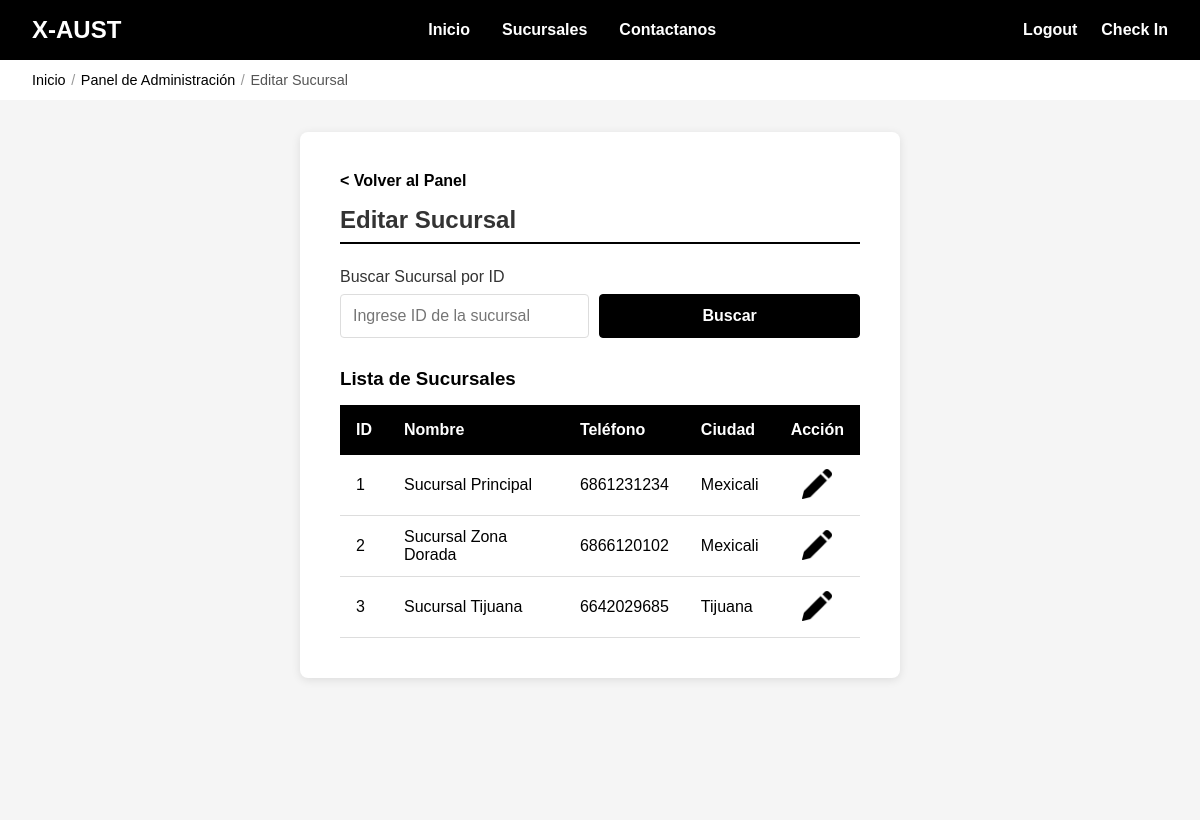
The page /admin/editarSucursal.php on the database its author committed.
### tables this page shows
CREATE TABLE `Sucursal` (
  `idSucursal` int NOT NULL AUTO_INCREMENT,
  `Nombre` varchar(100) NOT NULL,
  `Telefono` varchar(20) DEFAULT NULL,
  `Direccion` varchar(200) DEFAULT NULL,
  `Ciudad` varchar(100) DEFAULT NULL,
  `hrApertura` time NOT NULL,
  `hrCierre` time NOT NULL,
  PRIMARY KEY (`idSucursal`),
  CONSTRAINT `chk_horario_sucursal` CHECK ((`hrApertura` < `hrCierre`))
);

### admin/editarSucursal.php (the view, shortened to what this page needs)
<?php
include '../conexion.php';
$con = mysqli_connect($host, $user, $pw, $db);
$sucursal = null;
$urlVolver = 'index.php';
$textoVolver = '< Volver al Panel';
$columnaOrdenar = isset($_GET['ordenar']) ? $_GET['ordenar'] : 'idSucursal';
$ordenSQL = "ORDER BY " . $columnaOrdenar;
$sucursales = mysqli_query($con, "SELECT idSucursal, Nombre, Telefono, Direccion, Ciudad, hrApertura, hrCierre
                                FROM Sucursal
                                " . $ordenSQL);
?>
<!DOCTYPE html>
<html lang="es">
<head>
    <link href="../css/style.css" rel="stylesheet" />
    <link href="../css/admin.css" rel="stylesheet" />
</head>
<body>
    <header class="header-admin">
        <div class="nav-logo">
            <a href="index.php">X-AUST</a>
        </div>
        <ul class="nav-menu">
            <li><a href="../main/index.html">Inicio</a></li>
            <li><a href="../main/sucursales.html">Sucursales</a></li>
            <li><a href="../main/contactanos.html">Contactanos</a></li>
        </ul>
        <ul class="nav-acciones">
            <li><a href="../main/login.html">Logout</a></li>
            <li><a href="../main/checkIn.php">Check In</a></li>
        </ul>
    </header>
    <nav class="breadcrumb">
        <a href="../main/login.html">Inicio</a>
        <span class="breadcrumb-separator">/</span>
        <a href="index.php">Panel de Administración</a>
        <span class="breadcrumb-separator">/</span>
        <span>Editar Sucursal</span>
    </nav>
    <main class="form-container">
        <div class="form-wrapper">
            <a href="<?php echo htmlspecialchars($urlVolver); ?>" class="back-link"><?php echo htmlspecialchars($textoVolver); ?></a>
            <h2>Editar Sucursal</h2>
            <?php if (!$sucursal): ?>
                <div class="form-group">
                    <label for="buscar_sucursal">Buscar Sucursal por ID</label>
                    <form method="GET" style="display: flex; gap: 10px;">
                        <input type="number" id="buscar_sucursal" name="id" placeholder="Ingrese ID de la sucursal" required min="1">
                        <button type="submit" class="btn-submit">Buscar</button>
                    </form>
                </div>
                <div style="margin-top: 30px;">
                    <h3>Lista de Sucursales</h3>
                    <?php if ($sucursales && mysqli_num_rows($sucursales) > 0): ?>
                        <table style="width: 100%; margin-top: 15px;">
                            <thead>
                                <tr>
                                    <th data-columna="idSucursal">ID</th>
                                    <th data-columna="Nombre">Nombre</th>
                                    <th data-columna="Telefono">Teléfono</th>
                                    <th data-columna="Ciudad">Ciudad</th>
                                    <th>Acción</th>
                                </tr>
                            </thead>
                            <tbody>
                                <?php while($s = mysqli_fetch_assoc($sucursales)): ?>
                                    <tr>
                                        <td><?php echo htmlspecialchars($s['idSucursal']); ?></td>
                                        <td><?php echo htmlspecialchars($s['Nombre']); ?></td>
                                        <td><?php echo htmlspecialchars($s['Telefono']); ?></td>
                                        <td><?php echo htmlspecialchars($s['Ciudad']); ?></td>
                                        <td class="tabla-acciones">
                                            <a href="?id=<?php echo $s['idSucursal']; ?>&from=editarSucursal" class="table-icon-btn-lg">
                                                <img src="../assets/editar.png" alt="Editar sucursal" class="table-icon-icon-lg">
                                            </a>
                                        </td>
                                    </tr>
                                <?php endwhile; ?>
                            </tbody>
                        </table>
                    <?php else: ?>
                        <p>No hay sucursales registradas.</p>
                    <?php endif; ?>
                </div>
            <?php endif; ?>
        </div>
    </main>
</body>
</html>

### css/style.css (style rules this page uses)
* { margin: 0; padding: 0; box-sizing: border-box; }
body { font-family: Arial, sans-serif; }
header { color: #FFFFFF; display: flex; align-items: center; justify-content: space-between; padding: 1rem 2rem; width: 100%; }
header.header-admin { background-color: #000000; }
.nav-logo { flex: 0 0 auto; }
.nav-logo a { color: #FFFFFF; text-decoration: none; font-size: 1.5rem; font-weight: bold; }
.nav-menu { display: flex; list-style: none; gap: 2rem; flex: 1; justify-content: center; align-items: center; }
.nav-menu li { text-decoration: none; color: #FFFFFF; cursor: pointer; transition: all 0.3s ease; font-weight: bold; }
.nav-menu a { color: inherit; text-decoration: none; }
.nav-acciones { display: flex; list-style: none; gap: 1.5rem; flex: 0 0 auto; align-items: center; }
.nav-acciones li { text-decoration: none; color: #FFFFFF; cursor: pointer; transition: all 0.3s ease; font-weight: bold; }
.nav-acciones li a { text-decoration: none; color: inherit; }
.btn-accion, .btn-secundario, .btn-contorno, .btn-submit, .btn-eliminar { display: inline-block; padding: 0.75rem 1.4rem; border-radius: 4px; font-weight: 700; text-decoration: none; transition: all 0.3s ease; text-align: center; cursor: pointer; font-family: inherit; border: 1px solid transparent; font-size: 1rem; }
.breadcrumb { margin: 0; padding: 0.75rem 2rem; font-size: 0.9rem; color: #555555; display: flex; align-items: center; flex-wrap: wrap; }
.breadcrumb a { color: #000000; text-decoration: none; font-weight: 500; }
.breadcrumb-separator { margin: 0 0.35rem; color: #999999; }
.back-link { display: inline-block; margin-bottom: 1rem; color: #000000; text-decoration: none; font-weight: bold; }
table { width: 100%; border-collapse: collapse; margin-top: 1rem; }
table thead tr { background-color: #000000; color: #FFFFFF; }
table th { padding: 1rem; text-align: left; font-weight: bold; }
table td { padding: 0.75rem 1rem; border-bottom: 1px solid #ddd; }
.form-container { min-height: calc(100vh - 80px); padding: 2rem; background-color: #f5f5f5; }
.form-wrapper { background-color: #FFFFFF; padding: 2.5rem; border-radius: 8px; box-shadow: 0 2px 10px rgba(0, 0, 0, 0.1); max-width: 600px; margin: 0 auto; }
.form-wrapper h2 { margin-top: 0; margin-bottom: 1.5rem; color: #333; border-bottom: 2px solid #000000; padding-bottom: 0.5rem; }
.form-group { margin-bottom: 1.5rem; }
.form-group label { display: block; margin-bottom: 0.5rem; color: #333; font-weight: 500; }
.form-group input, .form-group select, .form-group textarea { width: 100%; padding: 0.75rem; border: 1px solid #ddd; border-radius: 4px; font-size: 1rem; transition: border-color 0.3s ease; font-family: inherit; }
.btn-submit { background-color: #000000; color: #FFFFFF; border-color: #000000; width: 100%; }

### css/admin.css (style rules this page uses)
.tabla-acciones { text-align: center; }
.table-icon-btn-lg { width: 30px; height: 30px; padding: 0; font-size: 12px; display: inline-flex; align-items: center; justify-content: center; margin: 2px; background-color: transparent; color: inherit; border-radius: 4px; }
.table-icon-icon-lg { width: 30px !important; height: 30px !important; }

### rows shown on the page
sucursal: idSucursal "1", Nombre "Sucursal Principal", Telefono "6861231234", Ciudad "Mexicali"
sucursal: idSucursal "2", Nombre "Sucursal Zona Dorada", Telefono "6866120102", Ciudad "Mexicali"
sucursal: idSucursal "3", Nombre "Sucursal Tijuana", Telefono "6642029685", Ciudad "Tijuana"

### other values the page prints
$textoVolver "< Volver al Panel"
